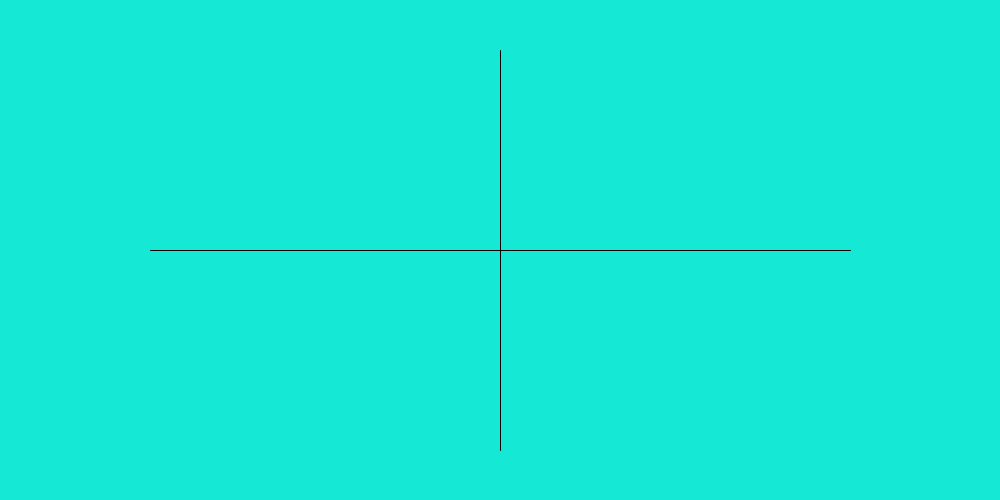
Frame 1 (no input)
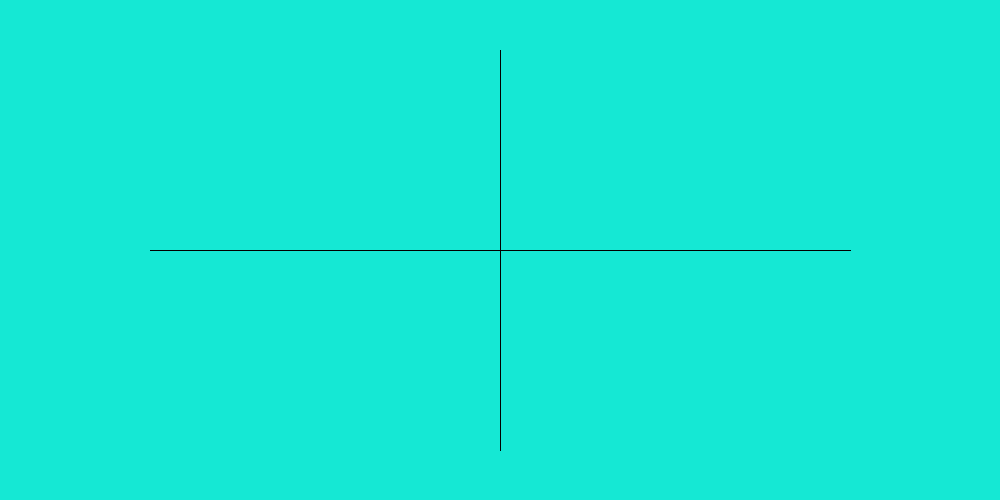
Frame 60 (the mouse pressed at the canvas centre just before this capture)
Frame 120 (the mouse held since frame 60 and released just before this capture): identical to frame 60, image omitted

The Processing sketch that drew these frames (run headless with seeded random() and noise(); from frame 60 on, the mouse is pressed at the canvas centre):

// Processing sketch: Minimum_line_time
// ── Minimum_line_time.pde
boolean ready = false;           /* true = start; false = stop */
boolean start = false;           /* true = compute trajectories */
boolean mou_ichi_do = false;     /* true = redraw everything */
boolean commute = false;         /* true = draw commutation line */
boolean ending = false;          /* true = performing final approach */
boolean traject = false;         /* true = compute trajectory */

float flag = 0;
float start_x, start_y, stop_x, stop_y;
float c_gr, c_gf, c_rr, c_rf;

float radius = 10;
float resol = 3;
float step = 1/resol;
float tollerance = 30/resol;
float lower_bound = -50;
float upper_bound = 50;
float a = 1;
float dist_switch = 0;
float dist_arrive = 0;
int ms_delay = 10;
/* ----------------- */
float comm_old_y = lower_bound;
float comm_old_x = red_falling(comm_old_y);
float comm_new_y = comm_old_y;
float comm_new_x = comm_old_x;
/* --- */
float traj_old_y = start_y;
float traj_old_x = start_x;
float traj_new_y = traj_old_y;
float traj_new_x = traj_old_x;

/* ----------------- */
float x, y;

void setup()
{
    size(1000, 500);
    background(#15E8D4);
    y = -10;
}

void draw()
{
    if (mou_ichi_do)
    {
        background(#15E8D4);
        mou_ichi_do = false;
    }
        
    //display_text();
    create_reference();
    scale(0.8);
    display_points(start_x, start_y, stop_x, stop_y);
    display_commutation();
    compute_trajectory();
}

void keyPressed()
{
    if (key == ENTER)
    {
        ending = false;
        traject = true;
        commute = false;
    }
}

void mouseClicked()
{
    if (ready)
    {
        start_x = mouseX - 500;
        start_y = mouseY - 250;
        c_gr = start_x - start_y*start_y/(2*a);
        c_gf = start_x - start_y*start_y/(-2*a);
        y = start_y;
        traj_old_y = start_y;
        traj_old_x = start_x;
        traj_new_y = traj_old_y;
        traj_new_x = traj_old_x;
        flag = 2;
    }
    else
    {
        stop_x = mouseX - 500;
        stop_y = mouseY - 250;
        c_rr = stop_x - stop_y*stop_y/(2*a);
        c_rf = stop_x - stop_y*stop_y/(-2*a);
        mou_ichi_do = true;
        traject = false;
        commute = true;
        background(#15E8D4);
        comm_old_y = lower_bound;
        comm_old_x = red_falling(comm_old_y);
        comm_new_y = comm_old_y;
        comm_new_x = comm_old_x;
        flag = 1;
        println();
        println("-----------------------------");
        println();
    }
    
    ready  = !ready;
}

void display_text()
{
    fill(#FC7200);
    text("Start: (" + start_x + ", " + start_y + ")", 50, 50);
    text("Stop: (" + stop_x + ", " + stop_y + ")", 50, 70);
    text("c_gr: " + c_gr, 50, 100);
    text("c_gf: " + c_gf, 50, 120);
    text("c_rr: " + c_rr, 50, 140);
    text("c_rf: " + c_rf, 50, 160);
}

void create_reference()
{
    stroke(#000000);
    line(150, 250, 850, 250);
    line(500, 50, 500, 450);
    translate(500, 250);
}

void display_points(float start_x, float start_y, float stop_x, float stop_y)
{
    if (flag > 0)
        red(stop_x, stop_y);
    if (flag > 1)
        green(start_x, start_y);
}

void green(float x, float y)
{
    strokeWeight(1);
    fill(#00FF00);
    ellipse(x, y, radius, radius);
    strokeWeight(3);
}

void red(float x, float y)
{
    strokeWeight(1);
    fill(#FF0000);
    ellipse(x, y, radius, radius);
    strokeWeight(3);
}

void blue(float old_x, float old_y, float new_x, float new_y)
{
    stroke(#0000FF);
    strokeWeight(3);
    line(old_x, old_y, new_x, new_y);
}

float green_rising(float y)
{
    return (y*y/(2*a) + c_gr);
}

float green_falling(float y)
{
    return (y*y/(-2*a) + c_gf);
}

float red_rising(float y)
{
    return (y*y/(2*a) + c_rr);
}

float red_falling(float y)
{
    return (y*y/(-2*a) + c_rf);
}

void display_commutation()
{
    // Trajectory is x = y²/2a + (2ac_2 - c_1^2)/2a, assuming the latter term as a generic "c"
    if (commute)
    {
        println("Comm_new_y: " + comm_new_y + "\tstop_y: " + stop_y);
        if (comm_new_y <= stop_y)
        {
            comm_old_y = comm_new_y;
            comm_new_y = comm_old_y + step;
            comm_old_x = red_falling(comm_old_y);
            comm_new_x = red_falling(comm_new_y);
            
            stroke(#FF0000);
            line(comm_old_x, comm_old_y, comm_new_x, comm_new_y);
        }
        if ((comm_new_y > stop_y) && (comm_new_y < upper_bound))
        {
            comm_old_y = comm_new_y;
            comm_new_y = comm_old_y + step;
            comm_old_x = red_rising(comm_old_y);
            comm_new_x = red_rising(comm_new_y);
            
            stroke(#FF0000);
            line(comm_old_x, comm_old_y, comm_new_x, comm_new_y);
        }
    }
}

void compute_trajectory()
{
    if (traject)
    {
        boolean cond1 = ((stop_x < green_rising(stop_y)) && (stop_y < start_y));
        boolean cond2 = ((stop_x > green_rising(stop_y)) && (stop_y > start_y));
            
        if (cond1 || cond2)
            fall_and_rise();
        else
            rise_and_fall();
    }
}

void rise_and_fall()
{
    println("Rise and fall");
    dist_arrive = dist(traj_new_x, traj_new_y, stop_x, stop_y);
    dist_switch = dist(traj_new_x, traj_new_y, red_falling(traj_new_y), traj_new_y);
    
    if (ending)
    {
        if (dist_arrive > tollerance)
        {
            traj_old_y = traj_new_y;
            traj_new_y = traj_old_y + step;
            traj_old_x = red_falling(traj_old_y);
            traj_new_x = red_falling(traj_new_y);
            stroke(#0000FF);
            line(traj_old_x, traj_old_y, traj_new_x, traj_new_y);
        }
    }
    else
    {
        if ((dist_switch > tollerance) || (traj_new_y > stop_y))
        {
            traj_old_y = traj_new_y;
            traj_new_y = traj_old_y - step;
            traj_old_x = green_rising(traj_old_y);
            traj_new_x = green_rising(traj_new_y);
            stroke(#0000FF);
            line(traj_old_x, traj_old_y, traj_new_x, traj_new_y);
        }
        else
        {
            println("\t\tSWITCHING!");
            ending = true;
        }
    }
    
    println("Dist_switch: " + dist_switch);
    println("Dist_arrive: " + dist_arrive);
    println();
    delay(ms_delay);
}

void fall_and_rise()
{
    println("Fall and rise");
    dist_arrive = dist(traj_new_x, traj_new_y, stop_x, stop_y);
    dist_switch = dist(traj_new_x, traj_new_y, red_rising(traj_new_y), traj_new_y);
    
    if (ending)
    {
        if (dist_arrive > tollerance)
        {
            traj_old_y = traj_new_y;
            traj_new_y = traj_old_y - step;
            traj_old_x = red_rising(traj_old_y);
            traj_new_x = red_rising(traj_new_y);
            stroke(#0000FF);
            line(traj_old_x, traj_old_y, traj_new_x, traj_new_y);
        }
    }
    else
    {
        if ((dist_switch > tollerance) || (traj_new_y < stop_y))
        {
            traj_old_y = traj_new_y;
            traj_new_y = traj_old_y + step;
            traj_old_x = green_falling(traj_old_y);
            traj_new_x = green_falling(traj_new_y);
            stroke(#0000FF);
            line(traj_old_x, traj_old_y, traj_new_x, traj_new_y);
        }
        else
        {
            println("\t\tSWITCHING!");
            ending = true;
        }
    }
    
    println("Dist_switch: " + dist_switch);
    println("Dist_arrive: " + dist_arrive);
    println();
    delay(ms_delay);
}
